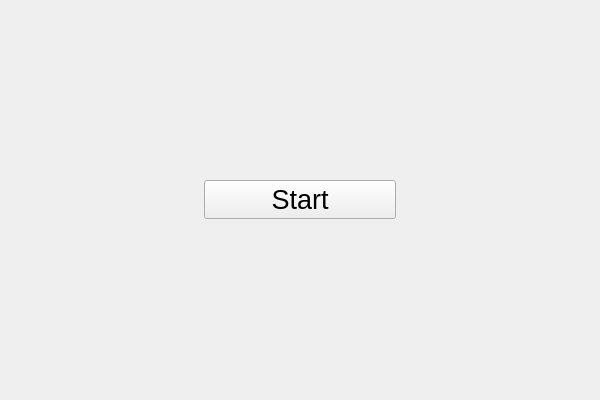
<?xml version="1.0" encoding="UTF-8"?>
<ui version="4.0">
 <class>StartWidgetClass</class>
 <widget class="QWidget" name="StartWidgetClass">
  <property name="geometry">
   <rect>
    <x>0</x>
    <y>0</y>
    <width>600</width>
    <height>400</height>
   </rect>
  </property>
  <property name="windowTitle">
   <string>StartWidget</string>
  </property>
  <layout class="QGridLayout" name="gridLayout">
   <item row="2" column="1">
    <spacer name="verticalSpacer">
     <property name="orientation">
      <enum>Qt::Orientation::Vertical</enum>
     </property>
     <property name="sizeType">
      <enum>QSizePolicy::Policy::Preferred</enum>
     </property>
     <property name="sizeHint" stdset="0">
      <size>
       <width>20</width>
       <height>40</height>
      </size>
     </property>
    </spacer>
   </item>
   <item row="1" column="0">
    <spacer name="horizontalSpacer">
     <property name="orientation">
      <enum>Qt::Orientation::Horizontal</enum>
     </property>
     <property name="sizeType">
      <enum>QSizePolicy::Policy::Expanding</enum>
     </property>
     <property name="sizeHint" stdset="0">
      <size>
       <width>40</width>
       <height>20</height>
      </size>
     </property>
    </spacer>
   </item>
   <item row="1" column="1">
    <widget class="QPushButton" name="btnStart">
     <property name="sizePolicy">
      <sizepolicy hsizetype="Expanding" vsizetype="Fixed">
       <horstretch>0</horstretch>
       <verstretch>0</verstretch>
      </sizepolicy>
     </property>
     <property name="font">
      <font>
       <pointsize>20</pointsize>
      </font>
     </property>
     <property name="text">
      <string>Start</string>
     </property>
    </widget>
   </item>
   <item row="1" column="2">
    <spacer name="horizontalSpacer_2">
     <property name="orientation">
      <enum>Qt::Orientation::Horizontal</enum>
     </property>
     <property name="sizeType">
      <enum>QSizePolicy::Policy::Expanding</enum>
     </property>
     <property name="sizeHint" stdset="0">
      <size>
       <width>40</width>
       <height>20</height>
      </size>
     </property>
    </spacer>
   </item>
   <item row="0" column="1">
    <spacer name="verticalSpacer_2">
     <property name="orientation">
      <enum>Qt::Orientation::Vertical</enum>
     </property>
     <property name="sizeType">
      <enum>QSizePolicy::Policy::Preferred</enum>
     </property>
     <property name="sizeHint" stdset="0">
      <size>
       <width>20</width>
       <height>40</height>
      </size>
     </property>
    </spacer>
   </item>
  </layout>
 </widget>
 <layoutdefault spacing="6" margin="11"/>
 <resources/>
 <connections/>
</ui>
